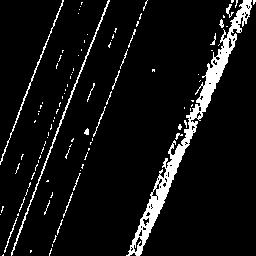
%> input picture geo/1.jpeg, 256 x 256 px
$ octave Hough.m   (GNU Octave 9; MATLAB toolbox functions it lacks are replaced by stand-ins)
%> lines starting %> are read from the running program, lines starting %| are printed output that depends on the picture
clear all;
pixel= csvread('pixel.csv')
pixel;
length(pixel(:,1))
temp=[71320320,47531264]

xyvalue=[];
xyvalue1=[];
xyvalue2=[];
for i1=1:length(pixel(:,1))
    name=[int2str(i1),'.jpeg'];
    I=imread(name);
%> I is the input picture: size 256x256 uint8; min 0, max 255, mean 19.2
    %I=rgb2gray(I);
    %figure(i1), imshow(I), hold on
    BW=edge(I,'canny');
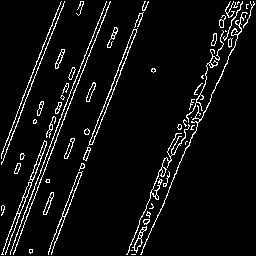
%> BW: size 256x256 logical; 5.9% white in thin lines or dots
    [H,T,R]=hough(BW);
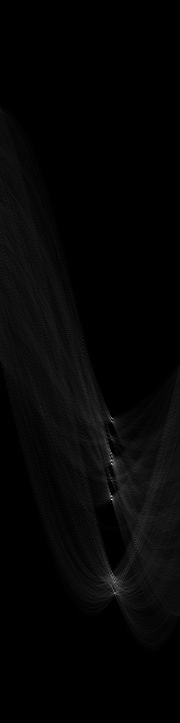
%> H: size 723x180 double; min 0, max 206, mean 5.4
%> T = 180 values from -90 to 89; R = 723 values from -361 to 361
    P=houghpeaks(H,5,'threshold',ceil(0.3*max(H(:))));
%> P = [500 112; 464 112; 583 115; 418 112; 593 115]
    lines=houghlines(BW,T,R,P,'FillGap',5,'MinLength',7);
%> lines = 29 lines; longest, point1 to point2 (x, y): (141, 255) to (179, 168), (81, 76) to (105, 16), (2, 154) to (20, 109), (34, 70) to (51, 28), (97, 135) to (112, 98), (66, 115) to (80, 81)
    max_len=0;
    max_len1=0;
    max_len2=0;
    xy_long=[];
    xy_long1=[];
    xy_long2=[];
    for k=1:length(lines)
        xy=[lines(k).point1;lines(k).point2];
        len=norm(lines(k).point1-lines(k).point2);
        if(len>max_len)
            max_len2=max_len1;
            xy_long2=xy_long1;
            max_len1=max_len;
            xy_long1=xy_long;
            max_len=len;
            xy_long=xy;
        elseif( len>max_len1)
            max_len2=max_len1
            xy_long2=xy_long1;
            max_len1=len;
            xy_long1=xy;
        elseif(len>max_len2)
            max_len2=len;
            xy_long2=xy;
        end
    end
%> this loop made 29 passes
%> (len, max_len2, xy_long2, max_len1, xy_long1, max_len, xy_long) on passes 6, 16, 26: (39.92, 12.08, [80 179; 85 168], 12.08, [54 247; 59 236], 39.92, [97 135; 112 98]), (64.62, 36.77, [66 115; 80 81], 39.92, [97 135; 112 98], 64.62, [81 76; 105 16]), (94.94, 48.47, [2 154; 20 109], 64.62, [81 76; 105 16], 94.94, [141 255; 179 168])
%> (len, max_len2, xy_long2, max_len1, xy_long1) on passes 4, 8, 9, 15, 24: (12.08, 8.94, [65 218; 69 210], 12.08, [80 179; 85 168]), (22.85, 12.08, [54 247; 59 236], 22.85, [118 80; 127 59]), (31.38, 22.85, [118 80; 127 59], 31.38, [128 54; 140 25]), (36.77, 31.38, [128 54; 140 25], 36.77, [66 115; 80 81]), (48.47, 39.92, [97 135; 112 98], 48.47, [2 154; 20 109])
%> (the run ends here)
